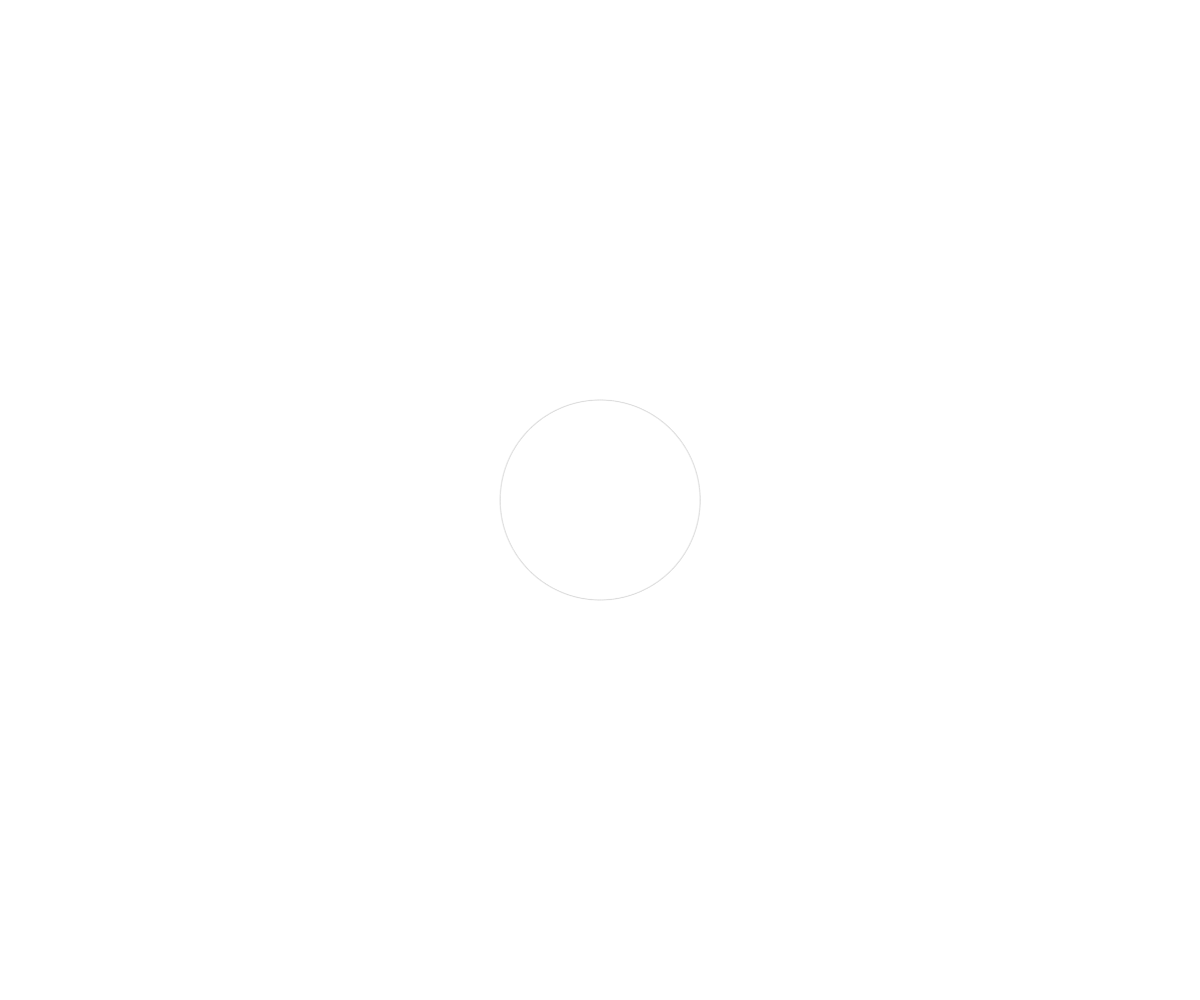
Frame 1 (no input)
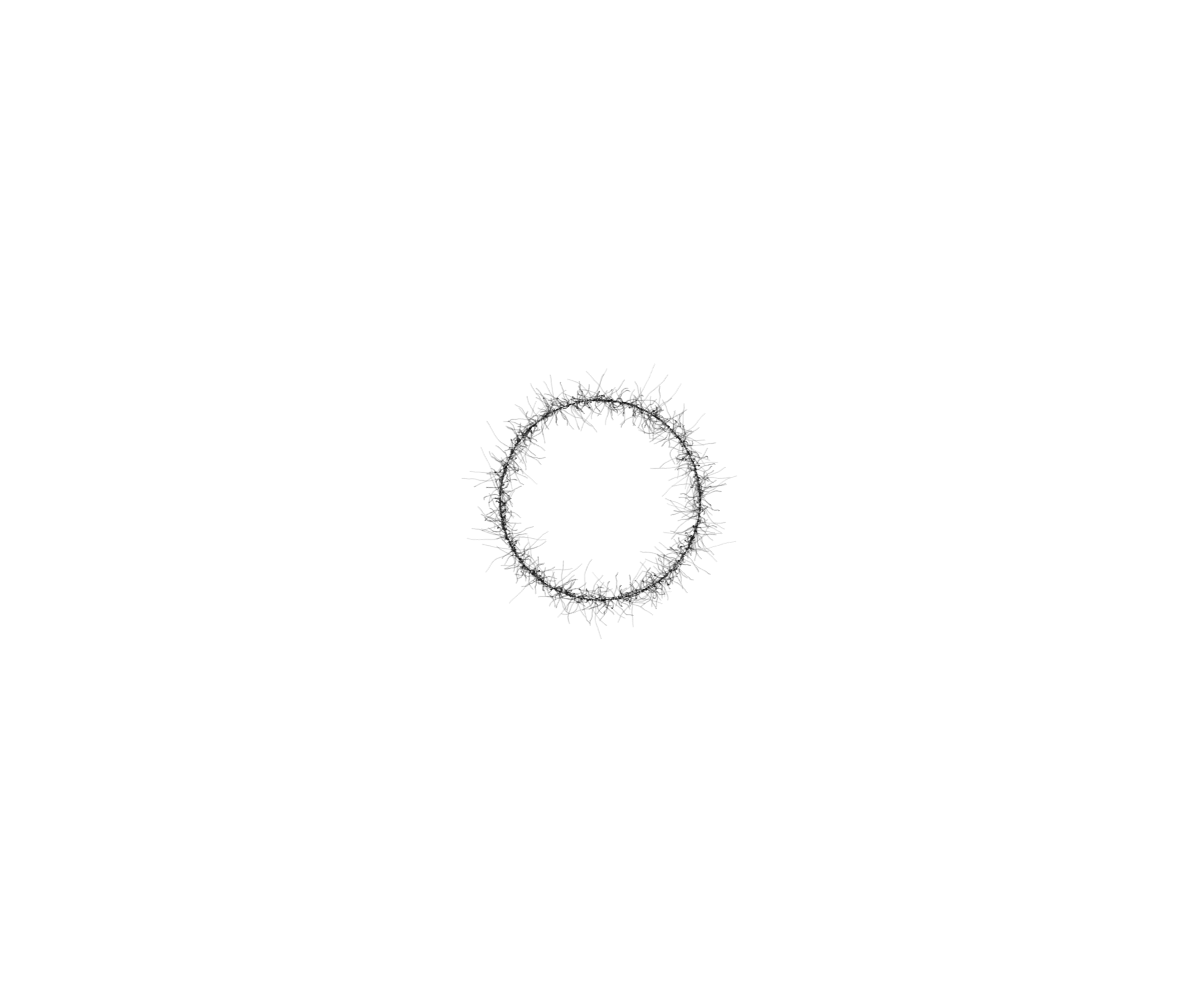
Frame 60 (no input)
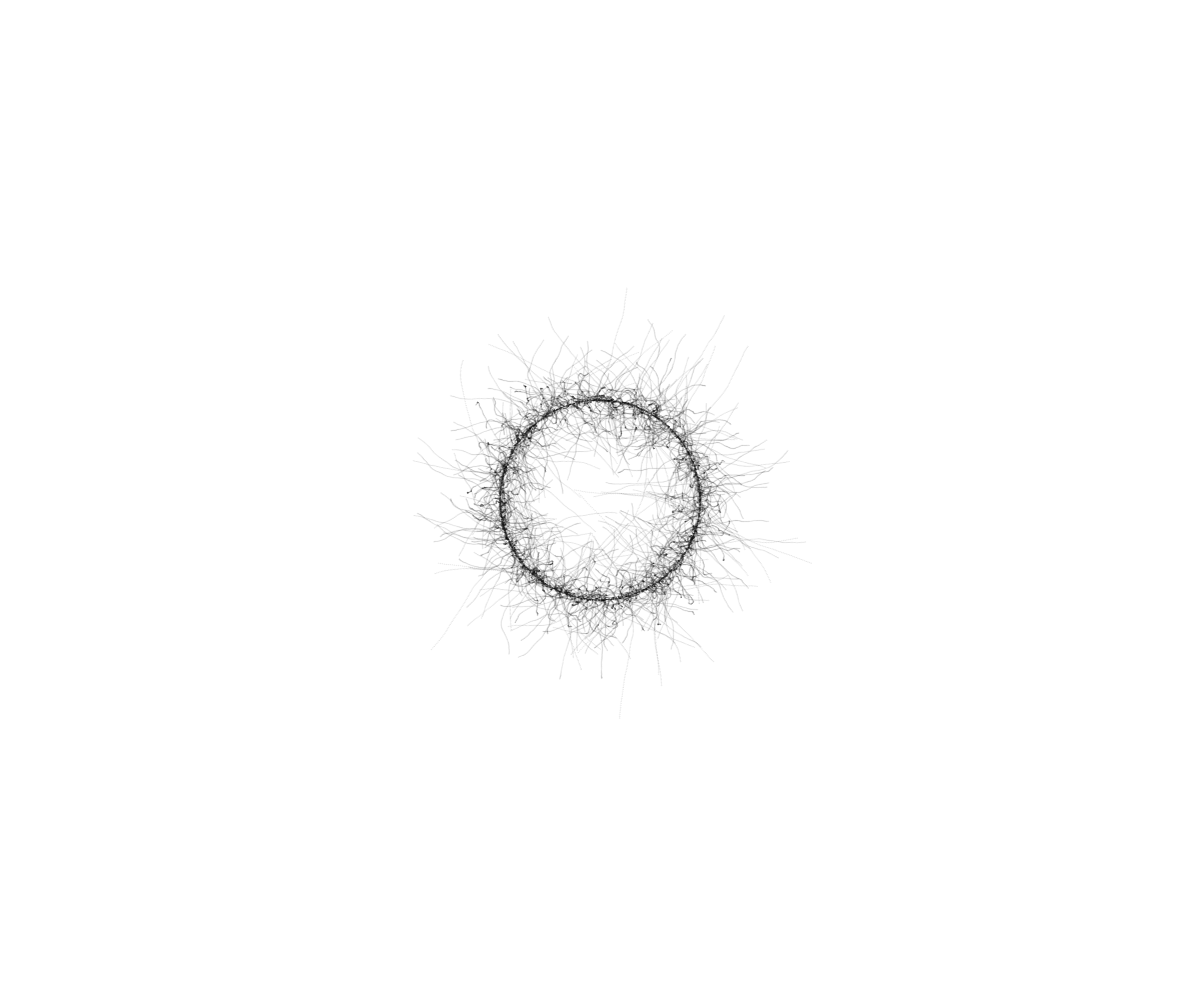
Frame 120 (the mouse pressed at the canvas centre since frame 60)

The p5.js sketch that drew these frames (run headless with seeded random() and noise() and a simulated clock; from frame 60 on, the mouse is pressed at the canvas centre):

// p5.js sketch
// ── sketch.js
const n = 800
const radius = 1
const maxDist = 40

const particles = []

function setup() {
  createCanvas(windowWidth, windowHeight);

  const r = 100
  const cx = windowWidth / 2
  const cy = windowHeight / 2

  for (let i = 0; i < n; ++i) {
    const rad = TWO_PI / n * i
    particles[i] = {
      x: cx + cos(rad) * r,
      y: cy + sin(rad) * r,
      vx: 0,
      vy: 0,
    }
  }
}

// Function to be executed when the window size is changed
function windowResized() {
  resizeCanvas(windowWidth, windowHeight);
}

function draw() {
  noFill()
  stroke(0, 10)

  for (let i = 0; i < n; ++i) {
    const p = particles[i]
    p.x += p.vx
    p.y += p.vy

    p.vx += 0.2 * (Math.random() - 0.5)
    p.vy += 0.2 * (Math.random() - 0.5)

    circle(p.x, p.y, radius)
  }
}
